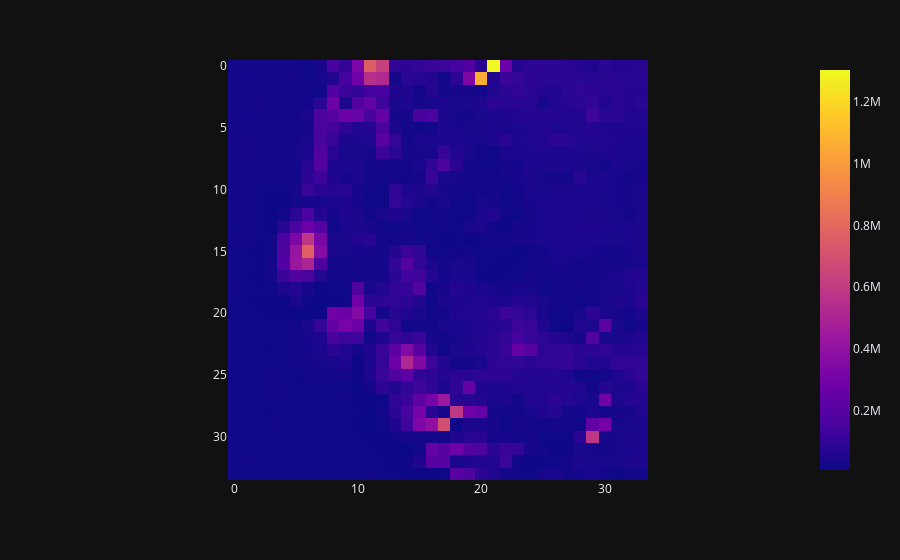

The cell this chart's notebook holds for it:
### Code cell
d = map_a.data_matrix - map_a.reconstruct(5)
img = np.reshape(np.sum(np.abs(d), axis = 1), (34, 34))
px.imshow(img)

### Figure 1 — Plotly figure (JSON) as saved in the notebook; plotly's stock layout.template omitted (floating-point values rounded to 4 significant figures; data arrays with more than 128 entries replaced by an {"elided": "..."} marker saying what was removed)
{"data": [{"coloraxis": "coloraxis", "name": "0", "z": {"elided": "34x34 float values"}, "type": "heatmap", "xaxis": "x", "yaxis": "y", "hovertemplate": "x: %{x}<br>y: %{y}<br>color: %{z}<extra></extra>"}], "layout": {"xaxis": {"anchor": "y", "domain": [0.0, 1.0], "scaleanchor": "y", "constrain": "domain"}, "yaxis": {"anchor": "x", "domain": [0.0, 1.0], "autorange": "reversed", "constrain": "domain"}, "coloraxis": {"colorscale": [[0.0, "#0d0887"], [0.1111, "#46039f"], [0.2222, "#7201a8"], [0.3333, "#9c179e"], [0.4444, "#bd3786"], [0.5556, "#d8576b"], [0.6667, "#ed7953"], [0.7778, "#fb9f3a"], [0.8889, "#fdca26"], [1.0, "#f0f921"]]}, "margin": {"t": 60}}}
